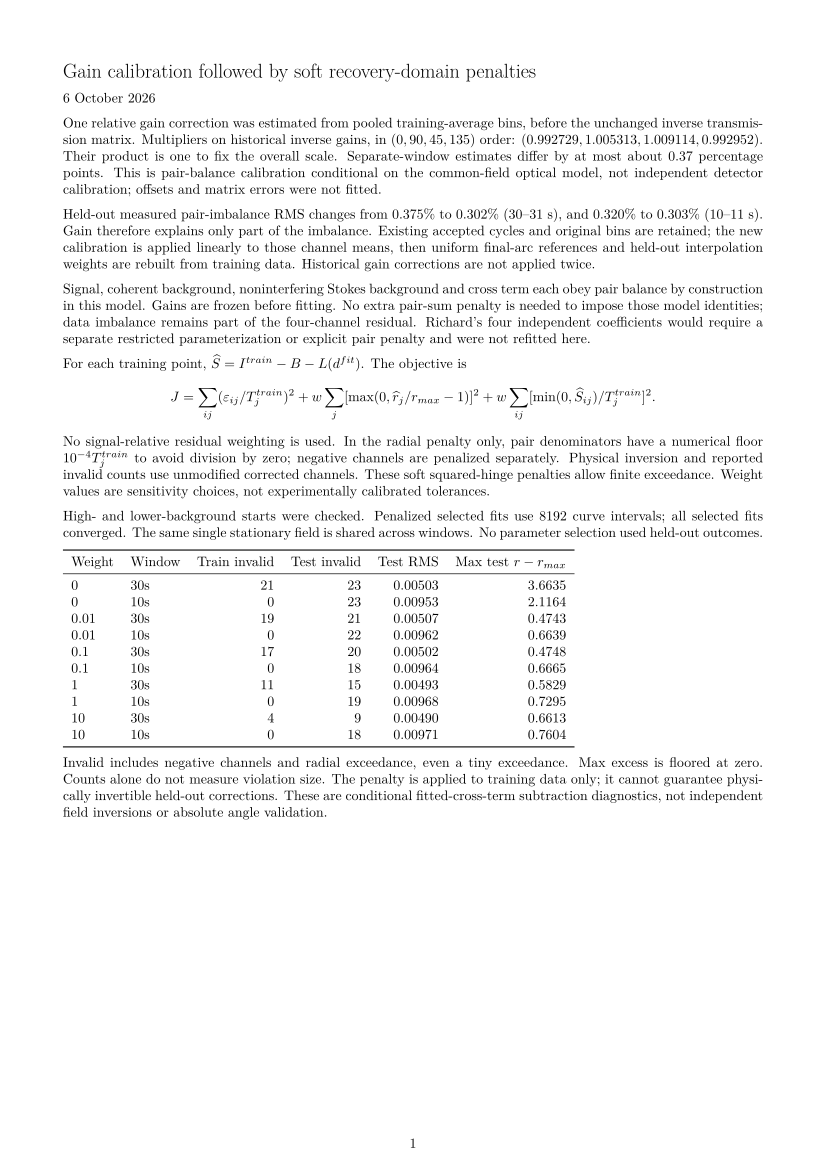

Here is the Python script that generated this plot:
from pathlib import Path
import json,io
import numpy as np
import matplotlib
matplotlib.use('Agg')
import matplotlib.pyplot as plt
import run as r
R=r.R;v=json.load(open(R/'fits.json'));rows=[]
for w,a in v.items():
 b=a['best']
 for k in r.f.KEYS:rows.append(dict(weight=w,window=k,success=b['success'],bg=b['scores'][k]['bg_percent'],train=b['scores'][k]['train'],test=b['scores'][k]['test']))
fig,axs=plt.subplots(3,2,figsize=(10,14),layout='constrained')
for row,(title,b) in enumerate([('Gain corrected, no domain penalty',v['0']['best']),('Gain corrected, penalty weight 10',v['10']['best']),('Gain corrected, alternative local solution',v['0']['runs'][1])]):
 for col,k in enumerate(r.f.KEYS):
  sc=b['scores'][k];s=np.array(sc['signal']);pred=np.array(sc['pred']);obs=s+r.TE[col]-pred;p=np.array(b['p']);curve=r.f.dense(p[5*col:5*col+5],p[10:],8192)[3];a=r.f.xy(obs);rad=np.linalg.norm(a,axis=1);bad=(obs<0).any(0)|(rad>r.rmax);ax=axs[row,col]
  ax.plot(*r.f.xy(curve).T,color='#ce6436',lw=1.8,label='Fitted signal');ax.plot(*np.vstack([a,a[0]]).T,color='#398849',lw=1.2,label='Signal + held-out residual');ax.scatter(*a[bad].T,color='#d32030',marker='x',s=16,label='Outside inversion domain')
  outside=(abs(a)>1).any(1)
  if outside.any():ax.scatter(*(a[outside]/np.max(abs(a[outside]),axis=1)[:,None]*.98).T,color='#d32030',marker='^',s=20)
  ax.set(xlim=(-1,1),ylim=(-1,1),xlabel='X',ylabel='Y',title=title+f'\n{k}: {bad.sum()}/128 invalid');ax.set_aspect('equal');ax.grid(alpha=.15)
  if col==0:ax.legend(fontsize=7,loc='lower left')
for ext in ['png','pdf']:
 buf=io.BytesIO();fig.savefig(buf,format=ext,dpi=160);(R/('comparison.'+ext)).write_bytes(buf.getvalue())
tex=r'''\documentclass[10pt,a4paper]{article}
\usepackage[margin=16mm]{geometry}\usepackage{fontspec,amsmath,graphicx,booktabs}
\setmainfont{Latin Modern Roman}\setlength{\parindent}{0pt}\setlength{\parskip}{6pt}
\begin{document}
{\Large Gain calibration followed by soft recovery-domain penalties}\par 6 October 2026

One relative gain correction was estimated from pooled training-average bins, before the unchanged inverse transmission matrix. Multipliers on historical inverse gains, in $(0,90,45,135)$ order: $(0.992729,1.005313,1.009114,0.992952)$. Their product is one to fix the overall scale. Separate-window estimates differ by at most about 0.37 percentage points. This is pair-balance calibration conditional on the common-field optical model, not independent detector calibration; offsets and matrix errors were not fitted.

Held-out measured pair-imbalance RMS changes from 0.375\% to 0.302\% (30--31 s), and 0.320\% to 0.303\% (10--11 s). Gain therefore explains only part of the imbalance. Existing accepted cycles and original bins are retained; the new calibration is applied linearly to those channel means, then uniform final-arc references and held-out interpolation weights are rebuilt from training data. Historical gain corrections are not applied twice.

Signal, coherent background, noninterfering Stokes background and cross term each obey pair balance by construction in this model. Gains are frozen before fitting. No extra pair-sum penalty is needed to impose those model identities; data imbalance remains part of the four-channel residual. Richard's four independent coefficients would require a separate restricted parameterization or explicit pair penalty and were not refitted here.

For each training point, $\widehat S=I^{train}-B-L(d^{fit})$. The objective is
\[
J=\sum_{ij}(\varepsilon_{ij}/T_j^{train})^2
+w\sum_j[\max(0,\widehat r_j/r_{max}-1)]^2
+w\sum_{ij}[\min(0,\widehat S_{ij})/T_j^{train}]^2.
\]
No signal-relative residual weighting is used. In the radial penalty only, pair denominators have a numerical floor $10^{-4}T_j^{train}$ to avoid division by zero; negative channels are penalized separately. Physical inversion and reported invalid counts use unmodified corrected channels. These soft squared-hinge penalties allow finite exceedance. Weight values are sensitivity choices, not experimentally calibrated tolerances.

High- and lower-background starts were checked. Penalized selected fits use 8192 curve intervals; all selected fits converged. The same single stationary field is shared across windows. No parameter selection used held-out outcomes.

\begin{tabular}{llrrrr}\toprule
Weight & Window & Train invalid & Test invalid & Test RMS & Max test $r-r_{max}$\\\midrule
'''
for a in rows:
 tex+=f"{a['weight']} & {a['window']} & {a['train']['invalid']} & {a['test']['invalid']} & {a['test']['channel_rms']:.5f} & {a['test']['max_radial_excess']:.4f} \\\\\n"
tex+=r'''\bottomrule\end{tabular}

Invalid includes negative channels and radial exceedance, even a tiny exceedance. Max excess is floored at zero. Counts alone do not measure violation size. The penalty is applied to training data only; it cannot guarantee physically invertible held-out corrections. These are conditional fitted-cross-term subtraction diagnostics, not independent field inversions or absolute angle validation.
\newpage
\includegraphics[width=\linewidth,height=.94\textheight,keepaspectratio]{comparison.pdf}
\end{document}
'''
(R/'report.tex').write_text(tex);(R/'summary.json').write_text(json.dumps(rows,indent=2));print(json.dumps(rows,indent=2))
